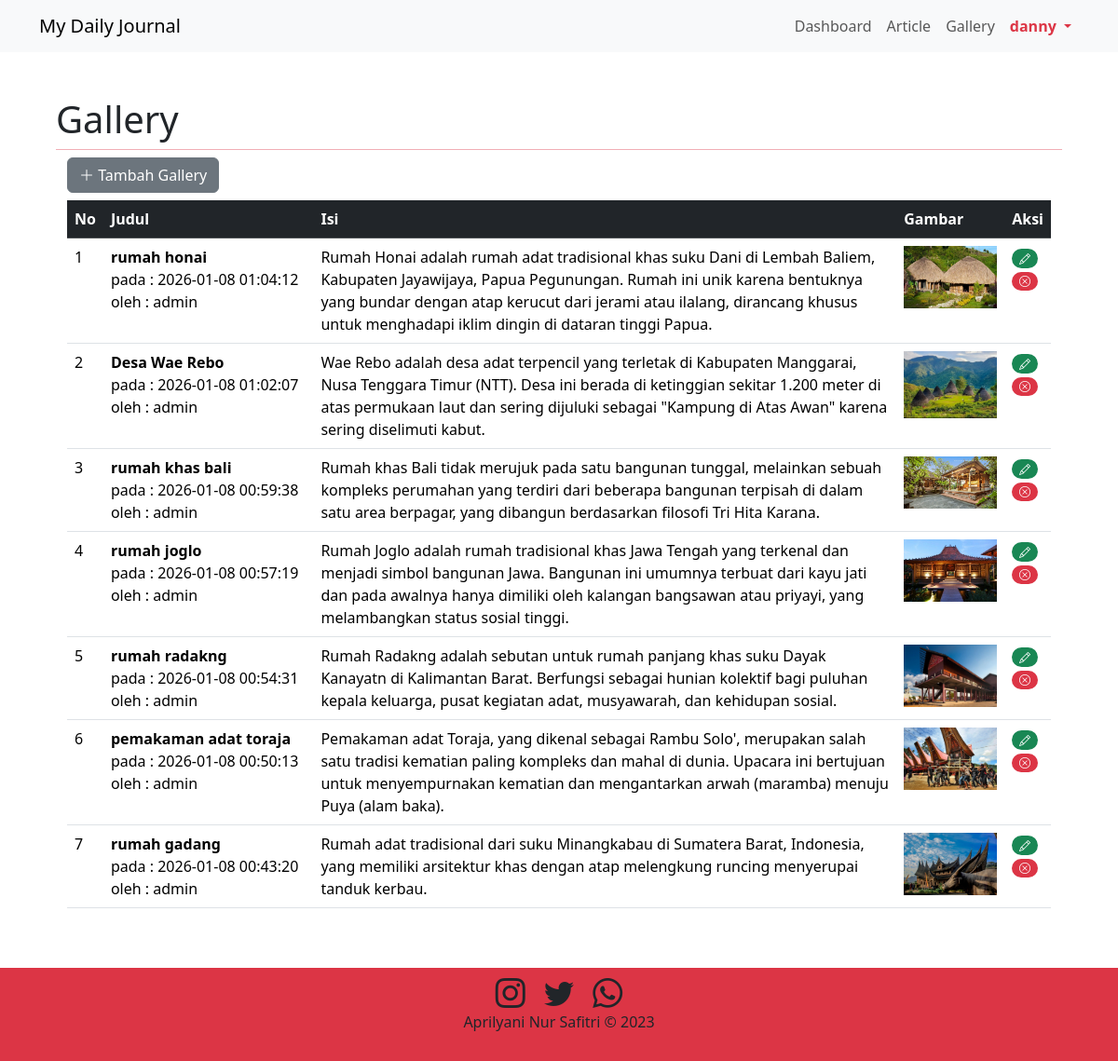
Page /admin.php?page=gallery (signed in) on the committed database.
### tables this page shows
CREATE TABLE `gallery` (
  `id` int(11) NOT NULL,
  `judul` text DEFAULT NULL,
  `isi` text DEFAULT NULL,
  `gambar` text DEFAULT NULL,
  `tanggal` datetime DEFAULT NULL,
  `username` varchar(50) DEFAULT NULL
);

### gallery.php (the view, shortened to what this page needs)
<div class="container">
    <button type="button" class="btn btn-secondary mb-2" data-bs-toggle="modal" data-bs-target="#modalTambah">
        <i class="bi bi-plus-lg"></i> Tambah Gallery
    </button>
    <div class="row">
        <div class="table-responsive">
            <table class="table table-hover">
                <thead class="table-dark">
                    <tr>
                        <th>No</th>
                        <th class="w-25">Judul</th>
                        <th class="w-75">Isi</th>
                        <th class="w-25">Gambar</th>
                        <th class="w-25">Aksi</th>
                    </tr>
                </thead>
                <tbody>
                    <?php
                    $sql = "SELECT * FROM gallery ORDER BY tanggal DESC";
                    $hasil = $conn->query($sql);
                    $no = 1;
                    while ($row = $hasil->fetch_assoc()) {
                    ?>
                        <tr>
                            <td><?= $no++ ?></td>
                            <td>
                                <strong><?= $row["judul"] ?></strong>
                                <br>pada : <?= $row["tanggal"] ?>
                                <br>oleh : <?= $row["username"] ?>
                            </td>
                            <td><?= $row["isi"] ?></td>
                            <td>
                                <?php
                                if ($row["gambar"] != '') {
                                    if (file_exists('img/' . $row["gambar"] . '')) {
                                ?>
                                        <img src="img/<?= $row["gambar"] ?>" width="100">
                                <?php
                                    }
                                }
                                ?>
                            </td>
                            <td>
                                <a href="#" title="edit" class="badge rounded-pill text-bg-success" data-bs-toggle="modal" data-bs-target="#modalEdit<?= $row["id"] ?>"><i class="bi bi-pencil"></i></a>
                                <a href="#" title="delete" class="badge rounded-pill text-bg-danger" data-bs-toggle="modal" data-bs-target="#modalHapus<?= $row["id"] ?>"><i class="bi bi-x-circle"></i></a>
                            </td>
                        </tr>
                    <?php
                    }
                    ?>
                </tbody>
            </table>
        </div>
    </div>
</div>

### admin.php (style rules this page uses)
html { position: relative; min-height: 100%; }
body { margin-bottom: 100px; }

### rows in the picture
gallery: judul "rumah honai", tanggal "2026-01-08 01:04:12", username "admin", isi "Rumah Honai adalah rumah adat tradisional khas suku Dani di Lembah Baliem, Kabupaten Jayawijaya, Papua Pegunungan. Rumah ini unik karena bentuknya yang bundar dengan atap kerucut dari jerami atau ilalang, dirancang khusus untuk menghadapi iklim dingin di dataran tinggi Papua.", gambar (picture)
gallery: judul "Desa Wae Rebo", tanggal "2026-01-08 01:02:07", username "admin", isi "Wae Rebo adalah desa adat terpencil yang terletak di Kabupaten Manggarai, Nusa Tenggara Timur (NTT). Desa ini berada di ketinggian sekitar 1.200 meter di atas permukaan laut dan sering dijuluki sebagai \"Kampung di Atas Awan\" karena sering diselimuti kabut.", gambar (picture)
gallery: judul "rumah khas bali", tanggal "2026-01-08 00:59:38", username "admin", isi "Rumah khas Bali tidak merujuk pada satu bangunan tunggal, melainkan sebuah kompleks perumahan yang terdiri dari beberapa bangunan terpisah di dalam satu area berpagar, yang dibangun berdasarkan filosofi Tri Hita Karana.", gambar (picture)
gallery: judul "rumah joglo", tanggal "2026-01-08 00:57:19", username "admin", isi "Rumah Joglo adalah rumah tradisional khas Jawa Tengah yang terkenal dan menjadi simbol bangunan Jawa. Bangunan ini umumnya terbuat dari kayu jati dan pada awalnya hanya dimiliki oleh kalangan bangsawan atau priyayi, yang melambangkan status sosial tinggi.", gambar (picture)
gallery: judul "rumah radakng", tanggal "2026-01-08 00:54:31", username "admin", isi "Rumah Radakng adalah sebutan untuk rumah panjang khas suku Dayak Kanayatn di Kalimantan Barat. Berfungsi sebagai hunian kolektif bagi puluhan kepala keluarga, pusat kegiatan adat, musyawarah, dan kehidupan sosial.", gambar (picture)
gallery: judul "pemakaman adat toraja", tanggal "2026-01-08 00:50:13", username "admin", isi "Pemakaman adat Toraja, yang dikenal sebagai Rambu Solo', merupakan salah satu tradisi kematian paling kompleks dan mahal di dunia. Upacara ini bertujuan untuk menyempurnakan kematian dan mengantarkan arwah (maramba) menuju Puya (alam baka).", gambar (picture)
gallery: judul "rumah gadang", tanggal "2026-01-08 00:43:20", username "admin", isi "Rumah adat tradisional dari suku Minangkabau di Sumatera Barat, Indonesia, yang memiliki arsitektur khas dengan atap melengkung runcing menyerupai tanduk kerbau.", gambar (picture)

### other values in the picture
$_SESSION['username'] "danny"
$_GET['page'] "Gallery"
